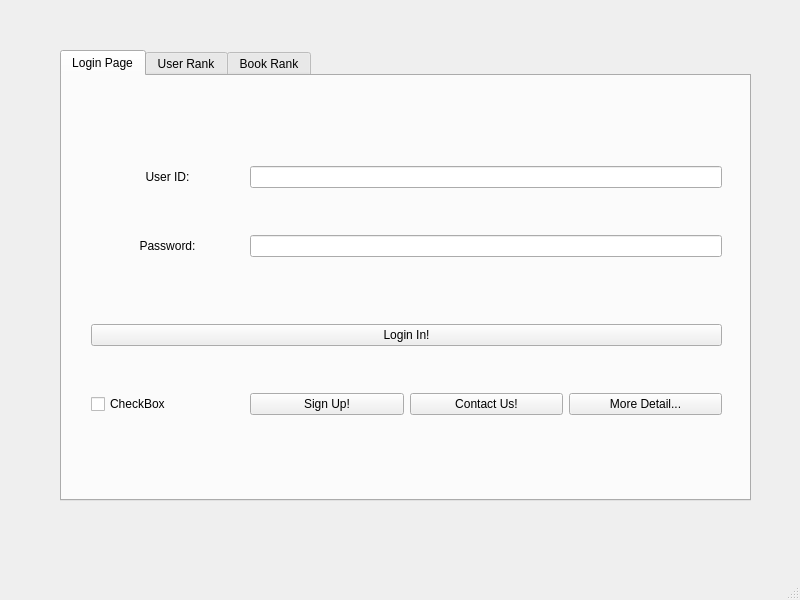
<?xml version="1.0" encoding="UTF-8"?>
<ui version="4.0">
 <class>MainWindow_Login</class>
 <widget class="QMainWindow" name="MainWindow_Login">
  <property name="geometry">
   <rect>
    <x>0</x>
    <y>0</y>
    <width>800</width>
    <height>600</height>
   </rect>
  </property>
  <property name="windowTitle">
   <string>MainWindow</string>
  </property>
  <widget class="QWidget" name="centralwidget">
   <widget class="QWidget" name="gridLayoutWidget">
    <property name="geometry">
     <rect>
      <x>10</x>
      <y>0</y>
      <width>791</width>
      <height>551</height>
     </rect>
    </property>
    <layout class="QGridLayout" name="gridLayout">
     <property name="leftMargin">
      <number>50</number>
     </property>
     <property name="topMargin">
      <number>50</number>
     </property>
     <property name="rightMargin">
      <number>50</number>
     </property>
     <property name="bottomMargin">
      <number>50</number>
     </property>
     <item row="2" column="0">
      <widget class="QTabWidget" name="tabWidget">
       <property name="currentIndex">
        <number>0</number>
       </property>
       <widget class="QWidget" name="tab">
        <attribute name="title">
         <string>Login Page</string>
        </attribute>
        <widget class="QWidget" name="gridLayoutWidget_2">
         <property name="geometry">
          <rect>
           <x>-1</x>
           <y>-1</y>
           <width>691</width>
           <height>431</height>
          </rect>
         </property>
         <layout class="QGridLayout" name="gridLayout_3">
          <property name="leftMargin">
           <number>30</number>
          </property>
          <property name="topMargin">
           <number>30</number>
          </property>
          <property name="rightMargin">
           <number>30</number>
          </property>
          <property name="bottomMargin">
           <number>30</number>
          </property>
          <item row="1" column="1" colspan="3">
           <widget class="QLineEdit" name="lineEdit"/>
          </item>
          <item row="5" column="2">
           <widget class="QPushButton" name="ContactUsButton">
            <property name="text">
             <string>Contact Us!</string>
            </property>
           </widget>
          </item>
          <item row="2" column="1" colspan="3">
           <widget class="QLineEdit" name="lineEdit_2"/>
          </item>
          <item row="3" column="0" colspan="4">
           <spacer name="horizontalSpacer">
            <property name="orientation">
             <enum>Qt::Horizontal</enum>
            </property>
            <property name="sizeHint" stdset="0">
             <size>
              <width>40</width>
              <height>20</height>
             </size>
            </property>
           </spacer>
          </item>
          <item row="5" column="0">
           <widget class="QCheckBox" name="checkBox">
            <property name="text">
             <string>CheckBox</string>
            </property>
           </widget>
          </item>
          <item row="4" column="0" colspan="4">
           <widget class="QPushButton" name="LoginButton">
            <property name="text">
             <string>Login In!</string>
            </property>
           </widget>
          </item>
          <item row="1" column="0">
           <widget class="QLabel" name="UserIdInputBox">
            <property name="text">
             <string>User ID:</string>
            </property>
            <property name="alignment">
             <set>Qt::AlignCenter</set>
            </property>
           </widget>
          </item>
          <item row="2" column="0">
           <widget class="QLabel" name="UserPasswordInputBox">
            <property name="text">
             <string>Password:</string>
            </property>
            <property name="alignment">
             <set>Qt::AlignCenter</set>
            </property>
           </widget>
          </item>
          <item row="5" column="3">
           <widget class="QPushButton" name="MoreDetailButton">
            <property name="text">
             <string>More Detail...</string>
            </property>
           </widget>
          </item>
          <item row="0" column="0" colspan="4">
           <spacer name="horizontalSpacer_2">
            <property name="orientation">
             <enum>Qt::Horizontal</enum>
            </property>
            <property name="sizeHint" stdset="0">
             <size>
              <width>40</width>
              <height>20</height>
             </size>
            </property>
           </spacer>
          </item>
          <item row="5" column="1">
           <widget class="QPushButton" name="SignUpButton">
            <property name="text">
             <string>Sign Up!</string>
            </property>
           </widget>
          </item>
          <item row="6" column="0" colspan="4">
           <spacer name="horizontalSpacer_3">
            <property name="orientation">
             <enum>Qt::Horizontal</enum>
            </property>
            <property name="sizeHint" stdset="0">
             <size>
              <width>40</width>
              <height>20</height>
             </size>
            </property>
           </spacer>
          </item>
         </layout>
        </widget>
       </widget>
       <widget class="QWidget" name="tab_2">
        <attribute name="title">
         <string>User Rank</string>
        </attribute>
       </widget>
       <widget class="QWidget" name="tab_3">
        <attribute name="title">
         <string>Book Rank</string>
        </attribute>
       </widget>
      </widget>
     </item>
    </layout>
   </widget>
  </widget>
  <widget class="QMenuBar" name="menubar">
   <property name="geometry">
    <rect>
     <x>0</x>
     <y>0</y>
     <width>800</width>
     <height>22</height>
    </rect>
   </property>
  </widget>
  <widget class="QStatusBar" name="statusbar"/>
 </widget>
 <resources/>
 <connections/>
</ui>
